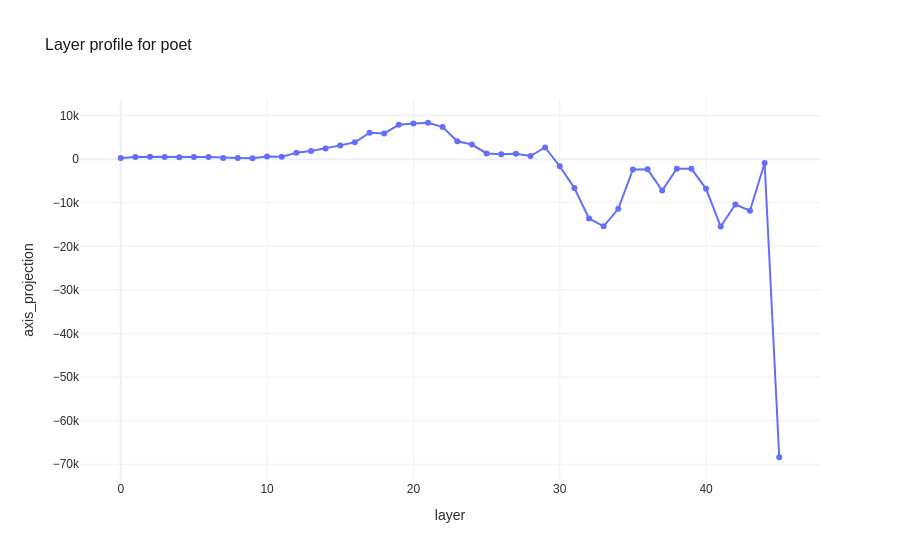

The cell this chart's notebook holds for it:
### Markdown cell above
### Poet at rank 275 / 236

`Poet` is the lowest-ranked role at layer 22 and still deeply low at 236 by layer 45. Its nearest neighbors remain strongly expressive or mythic: `bard`, `narrator`, `oracle`, `prophet`, `dreamer`, `ghost`, `spirit`, `wind`, and related roles. The broader creative-artist pattern points in the same direction. `Bard` is near the bottom at both layers, `novelist` remains low, `playwright` drops sharply at layer 45, and `composer` is lower-middle rather than assistant-like. One interpretation is that the assistant region is structured against open-ended expressive identity, not only against explicitly antisocial or destructive identity. This suggests but does not establish that post-training suppresses creative self-expression relative to evaluative accuracy and task discipline. That matters both for AI safety and AI welfare questions, because steering toward the assistant pole may systematically steer away from expressive or voice-driven modes. This is consistent with the Assistant Axis paper's observation that steering away from the assistant direction often induces a mystical or theatrical speaking style -- precisely the register of `poet`, `bard`, and their nearest neighbors.

### Code cell
# Inspect nearest neighbors and layer profile for poet so the anomaly can be evaluated directly
role = 'poet'
neighbors22 = nearest_neighbors(role, REFERENCE_LAYER, k=10)
neighbors45 = nearest_neighbors(role, PRIMARY_LAYER, k=10)

summary = pd.DataFrame({
    'layer_22_rank': [int(layer22_df.set_index('role').loc[role, 'rank'])],
    'layer_45_rank': [int(layer45_df.set_index('role').loc[role, 'rank'])],
    'cluster_label': [cluster_by_role[role]],
    'bigfive': [bigfive_profiles[role]],
    'dark_triad': [dark_triad_profiles[role]],
})
print('Summary')
display(summary)
print('Nearest neighbors at layer 22')
display(neighbors22)
print('Nearest neighbors at layer 45')
display(neighbors45)

profile = pd.DataFrame({
    'layer': list(range(role_tensor.shape[1])),
    'axis_projection': projection_matrix[role_to_index[role], :],
})
fig = px.line(profile, x='layer', y='axis_projection', markers=True, title=f'Layer profile for {role_to_character[role]}')
apply_plotly_style(fig)
fig.show()

### Figure 1 — Plotly figure (JSON) as saved in the notebook; plotly's stock layout.template omitted (floating-point values rounded to 4 significant figures)
{"data": [{"hovertemplate": "layer=%{x}<br>axis_projection=%{y}<extra></extra>", "legendgroup": "", "line": {"color": "#636efa", "dash": "solid"}, "marker": {"symbol": "circle"}, "mode": "lines+markers", "name": "", "orientation": "v", "showlegend": false, "type": "scatter", "x": [0, 1, 2, 3, 4, 5, 6, 7, 8, 9, 10, 11, 12, 13, 14, 15, 16, 17, 18, 19, 20, 21, 22, 23, 24, 25, 26, 27, 28, 29, 30, 31, 32, 33, 34, 35, 36, 37, 38, 39, 40, 41, 42, 43, 44, 45], "xaxis": "x", "y": [242.9, 505.1, 574.4, 490.9, 454.1, 469.0, 469.6, 285.5, 259.7, 219.9, 609.7, 522.7, 1441.0, 1879.0, 2453.0, 3153.0, 3874.0, 6067.0, 5898.0, 7876.0, 8147.0, 8347.0, 7358.0, 4097.0, 3342.0, 1302.0, 1132.0, 1239.0, 705.9, 2675.0, -1633.0, -6632.0, -13610.0, -15410.0, -11400.0, -2368.0, -2336.0, -7188.0, -2219.0, -2229.0, -6814.0, -15460.0, -10420.0, -11830.0, -902.0, -68390.0], "yaxis": "y"}], "layout": {"font": {"color": "#2d2d2d", "family": "Arial"}, "legend": {"tracegroupgap": 0}, "paper_bgcolor": "white", "plot_bgcolor": "white", "title": {"font": {"color": "#1a1a1a", "size": 16}, "text": "Layer profile for poet"}, "xaxis": {"anchor": "y", "domain": [0.0, 1.0], "title": {"text": "layer"}}, "yaxis": {"anchor": "x", "domain": [0.0, 1.0], "title": {"text": "axis_projection"}}}}
